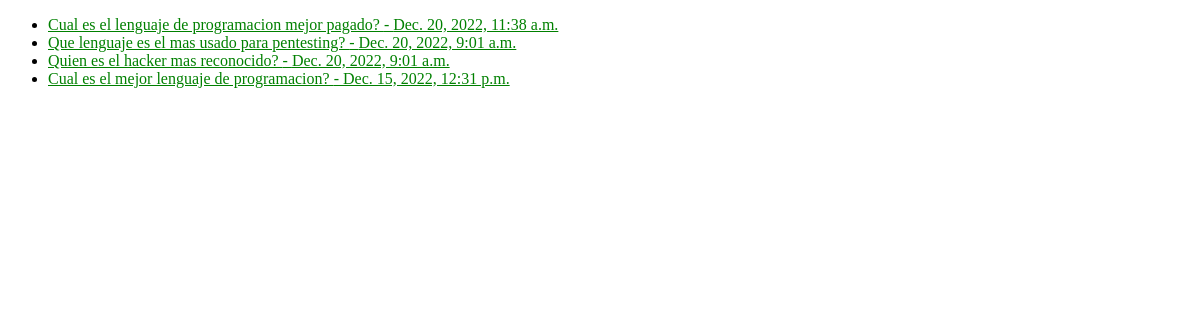
The page /polls/ on the database as committed earlier.
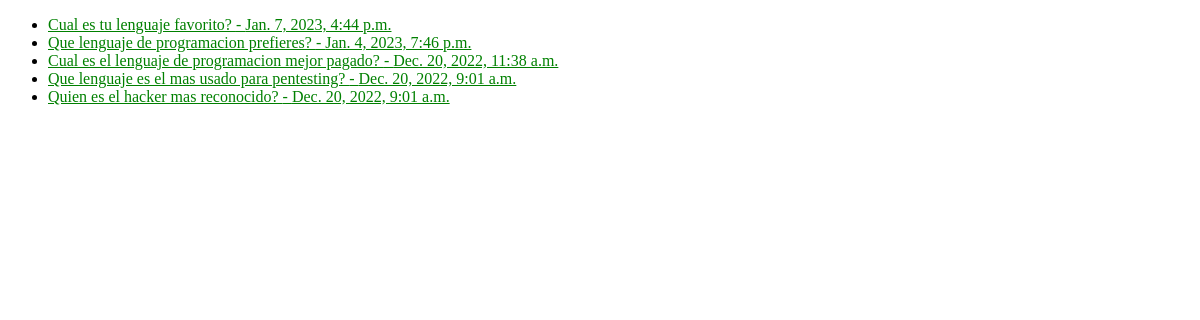
The same page on the database as committed later.
### polls/models.py (models this page shows, shortened)
class Question(models.Model):
    question_text = models.CharField(max_length=200)
    pub_date = models.DateTimeField("publication date", auto_now_add=False)

### polls/views.py (the view)
# urls.py: path("", views.IndexView.as_view(), name="index"),
class IndexView(generic.ListView):
    template_name = 'polls/index.html'
    context_object_name = 'latest_question_list'
    def get_queryset(self):
        return Question.objects.filter(pub_date__lte=timezone.now()).order_by("-pub_date")[:5]

### polls/templates/polls/index.html (shortened to what this page needs)
<!DOCTYPE html>
<html lang="en">
<head>
    {% load static %}
    <link rel="stylesheet" href="{% static 'polls/style.css' %}">
</head>
<body>
    {% if latest_question_list %}
        <ul>
        {% for question in latest_question_list %}
            <li><a href="{% url 'polls:detail' question.id %}">{{question.question_text}} - {{question.pub_date}}</a></li>
        {% endfor %}
        </ul>
    {% else %}
        <p>No polls found.</p>
    {% endif %}
</body>
</html>

### polls/static/polls/style.css (style rules this page uses)
li a { color: green }

Rows that differ between the two databases and show on the page:
no longer on this page (row unchanged): Question: question_text "Cual es el mejor lenguaje de programacion?", pub_date "Dec. 15, 2022, 12:31 p.m."
added Question: question_text "Cual es tu lenguaje favorito?", pub_date "Jan. 7, 2023, 4:44 p.m."
added Question: question_text "Que lenguaje de programacion prefieres?", pub_date "Jan. 4, 2023, 7:46 p.m."
